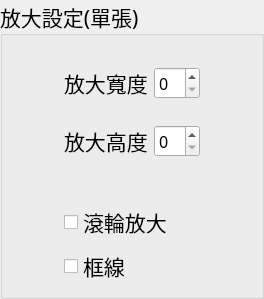
            <widget class="QGroupBox" name="groupBox_3">
             <property name="maximumSize">
              <size>
               <width>262</width>
               <height>360</height>
              </size>
             </property>
             <property name="font">
              <font>
               <family>標楷體</family>
               <pointsize>16</pointsize>
               <weight>50</weight>
               <bold>false</bold>
              </font>
             </property>
             <property name="title">
              <string>放大設定(單張)</string>
             </property>
             <layout class="QGridLayout" name="gridLayout_5">
              <item row="0" column="0">
               <layout class="QVBoxLayout" name="verticalLayout_4">
                <property name="leftMargin">
                 <number>50</number>
                </property>
                <property name="topMargin">
                 <number>0</number>
                </property>
                <property name="rightMargin">
                 <number>50</number>
                </property>
                <property name="bottomMargin">
                 <number>0</number>
                </property>
                <item>
                 <spacer name="verticalSpacer_2">
                  <property name="font">
                   <font>
                    <family>標楷體</family>
                    <pointsize>12</pointsize>
                    <weight>50</weight>
                    <bold>false</bold>
                   </font>
                  </property>
                  <property name="orientation">
                   <enum>Qt::Vertical</enum>
                  </property>
                  <property name="sizeType">
                   <enum>QSizePolicy::Fixed</enum>
                  </property>
                  <property name="sizeHint" stdset="0">
                   <size>
                    <width>20</width>
                    <height>20</height>
                   </size>
                  </property>
                 </spacer>
                </item>
                <item>
                 <layout class="QHBoxLayout" name="horizontalLayout_13">
                  <item>
                   <widget class="QLabel" name="label_15">
                    <property name="font">
                     <font>
                      <family>標楷體</family>
                      <pointsize>16</pointsize>
                      <weight>50</weight>
                      <bold>false</bold>
                     </font>
                    </property>
                    <property name="text">
                     <string>放大寬度</string>
                    </property>
                   </widget>
                  </item>
                  <item>
                   <widget class="QSpinBox" name="spinBox_8">
                    <property name="font">
                     <font>
                      <family>標楷體</family>
                      <pointsize>12</pointsize>
                      <weight>50</weight>
                      <bold>false</bold>
                     </font>
                    </property>
                   </widget>
                  </item>
                 </layout>
                </item>
                <item>
                 <spacer name="verticalSpacer_6">
                  <property name="font">
                   <font>
                    <family>標楷體</family>
                    <pointsize>12</pointsize>
                    <weight>50</weight>
                    <bold>false</bold>
                   </font>
                  </property>
                  <property name="orientation">
                   <enum>Qt::Vertical</enum>
                  </property>
                  <property name="sizeType">
                   <enum>QSizePolicy::Fixed</enum>
                  </property>
                  <property name="sizeHint" stdset="0">
                   <size>
                    <width>20</width>
                    <height>20</height>
                   </size>
                  </property>
                 </spacer>
                </item>
                <item>
                 <layout class="QHBoxLayout" name="horizontalLayout_14">
                  <item>
                   <widget class="QLabel" name="label_16">
                    <property name="font">
                     <font>
                      <family>標楷體</family>
                      <pointsize>16</pointsize>
                      <weight>50</weight>
                      <bold>false</bold>
                     </font>
                    </property>
                    <property name="text">
                     <string>放大高度</string>
                    </property>
                   </widget>
                  </item>
                  <item>
                   <widget class="QSpinBox" name="spinBox_9">
                    <property name="font">
                     <font>
                      <family>標楷體</family>
                      <pointsize>12</pointsize>
                      <weight>50</weight>
                      <bold>false</bold>
                     </font>
                    </property>
                   </widget>
                  </item>
                 </layout>
                </item>
                <item>
                 <spacer name="verticalSpacer_3">
                  <property name="font">
                   <font>
                    <family>標楷體</family>
                    <pointsize>12</pointsize>
                    <weight>50</weight>
                    <bold>false</bold>
                   </font>
                  </property>
                  <property name="orientation">
                   <enum>Qt::Vertical</enum>
                  </property>
                  <property name="sizeType">
                   <enum>QSizePolicy::Fixed</enum>
                  </property>
                  <property name="sizeHint" stdset="0">
                   <size>
                    <width>20</width>
                    <height>20</height>
                   </size>
                  </property>
                 </spacer>
                </item>
                <item>
                 <spacer name="verticalSpacer_7">
                  <property name="font">
                   <font>
                    <family>標楷體</family>
                    <pointsize>12</pointsize>
                    <weight>50</weight>
                    <bold>false</bold>
                   </font>
                  </property>
                  <property name="orientation">
                   <enum>Qt::Vertical</enum>
                  </property>
                  <property name="sizeType">
                   <enum>QSizePolicy::Fixed</enum>
                  </property>
                  <property name="sizeHint" stdset="0">
                   <size>
                    <width>20</width>
                    <height>20</height>
                   </size>
                  </property>
                 </spacer>
                </item>
                <item>
                 <widget class="QCheckBox" name="checkBox_7">
                  <property name="font">
                   <font>
                    <family>標楷體</family>
                    <pointsize>16</pointsize>
                    <weight>50</weight>
                    <bold>false</bold>
                   </font>
                  </property>
                  <property name="text">
                   <string>滾輪放大</string>
                  </property>
                 </widget>
                </item>
                <item>
                 <widget class="QCheckBox" name="checkBox_8">
                  <property name="font">
                   <font>
                    <family>標楷體</family>
                    <pointsize>16</pointsize>
                    <weight>50</weight>
                    <bold>false</bold>
                   </font>
                  </property>
                  <property name="text">
                   <string>框線</string>
                  </property>
                 </widget>
                </item>
               </layout>
              </item>
             </layout>
            </widget>
